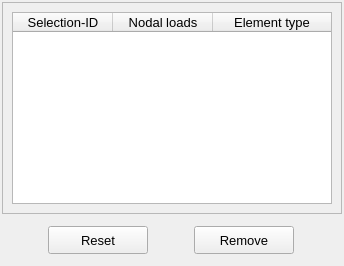
           <widget class="QWidget" name="tab_list">
            <attribute name="title">
             <string>List</string>
            </attribute>
            <layout class="QGridLayout" name="gridLayout_9">
             <property name="leftMargin">
              <number>2</number>
             </property>
             <property name="topMargin">
              <number>2</number>
             </property>
             <property name="rightMargin">
              <number>2</number>
             </property>
             <property name="bottomMargin">
              <number>2</number>
             </property>
             <property name="spacing">
              <number>2</number>
             </property>
             <item row="0" column="0">
              <widget class="QFrame" name="frame_5">
               <property name="frameShape">
                <enum>QFrame::StyledPanel</enum>
               </property>
               <property name="frameShadow">
                <enum>QFrame::Raised</enum>
               </property>
               <layout class="QGridLayout" name="gridLayout_2">
                <item row="0" column="0">
                 <widget class="QTreeWidget" name="treeWidget_nodal_loads">
                  <property name="minimumSize">
                   <size>
                    <width>320</width>
                    <height>170</height>
                   </size>
                  </property>
                  <property name="maximumSize">
                   <size>
                    <width>380</width>
                    <height>200</height>
                   </size>
                  </property>
                  <property name="font">
                   <font>
                    <family>MS Shell Dlg 2</family>
                    <pointsize>10</pointsize>
                    <italic>false</italic>
                   </font>
                  </property>
                  <property name="toolTip">
                   <string>Select a node to remove the attributed boundary condition.</string>
                  </property>
                  <property name="indentation">
                   <number>1</number>
                  </property>
                  <property name="headerHidden">
                   <bool>false</bool>
                  </property>
                  <attribute name="headerHighlightSections">
                   <bool>false</bool>
                  </attribute>
                  <attribute name="headerShowSortIndicator" stdset="0">
                   <bool>false</bool>
                  </attribute>
                  <attribute name="headerStretchLastSection">
                   <bool>true</bool>
                  </attribute>
                  <column>
                   <property name="text">
                    <string>Selection-ID</string>
                   </property>
                   <property name="textAlignment">
                    <set>AlignCenter</set>
                   </property>
                  </column>
                  <column>
                   <property name="text">
                    <string>Nodal loads</string>
                   </property>
                   <property name="textAlignment">
                    <set>AlignCenter</set>
                   </property>
                  </column>
                  <column>
                   <property name="text">
                    <string>Element type</string>
                   </property>
                   <property name="textAlignment">
                    <set>AlignCenter</set>
                   </property>
                  </column>
                 </widget>
                </item>
               </layout>
              </widget>
             </item>
             <item row="1" column="0">
              <widget class="QFrame" name="frame_3">
               <property name="minimumSize">
                <size>
                 <width>320</width>
                 <height>48</height>
                </size>
               </property>
               <property name="maximumSize">
                <size>
                 <width>16777215</width>
                 <height>48</height>
                </size>
               </property>
               <property name="frameShape">
                <enum>QFrame::NoFrame</enum>
               </property>
               <property name="frameShadow">
                <enum>QFrame::Raised</enum>
               </property>
               <layout class="QGridLayout" name="gridLayout_8">
                <property name="leftMargin">
                 <number>4</number>
                </property>
                <property name="topMargin">
                 <number>4</number>
                </property>
                <property name="rightMargin">
                 <number>4</number>
                </property>
                <property name="bottomMargin">
                 <number>4</number>
                </property>
                <property name="spacing">
                 <number>4</number>
                </property>
                <item row="0" column="0">
                 <widget class="QPushButton" name="pushButton_reset">
                  <property name="minimumSize">
                   <size>
                    <width>100</width>
                    <height>28</height>
                   </size>
                  </property>
                  <property name="maximumSize">
                   <size>
                    <width>100</width>
                    <height>28</height>
                   </size>
                  </property>
                  <property name="font">
                   <font>
                    <family>MS Shell Dlg 2</family>
                    <pointsize>10</pointsize>
                    <weight>50</weight>
                    <italic>false</italic>
                    <bold>false</bold>
                   </font>
                  </property>
                  <property name="styleSheet">
                   <string notr="true"/>
                  </property>
                  <property name="text">
                   <string>Reset</string>
                  </property>
                  <property name="autoDefault">
                   <bool>false</bool>
                  </property>
                 </widget>
                </item>
                <item row="0" column="1">
                 <widget class="QPushButton" name="pushButton_remove">
                  <property name="minimumSize">
                   <size>
                    <width>100</width>
                    <height>28</height>
                   </size>
                  </property>
                  <property name="maximumSize">
                   <size>
                    <width>100</width>
                    <height>28</height>
                   </size>
                  </property>
                  <property name="font">
                   <font>
                    <family>MS Shell Dlg 2</family>
                    <pointsize>10</pointsize>
                    <weight>50</weight>
                    <italic>false</italic>
                    <bold>false</bold>
                   </font>
                  </property>
                  <property name="styleSheet">
                   <string notr="true"/>
                  </property>
                  <property name="text">
                   <string>Remove</string>
                  </property>
                  <property name="autoDefault">
                   <bool>false</bool>
                  </property>
                 </widget>
                </item>
               </layout>
              </widget>
             </item>
            </layout>
           </widget>
